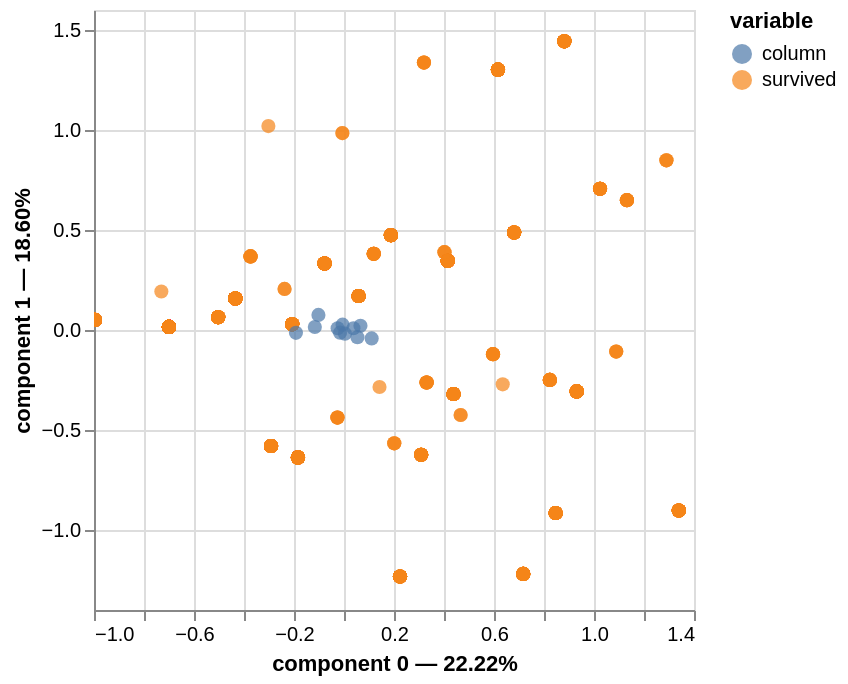

Notebook cell for this chart:
### Code cell
# %load solutions/pmca/plot_mca_prince.py
mca.plot(
    titanic_quali,
    x_component=0,
    y_component=1,
    show_column_markers=True,
    show_row_markers=True,
    show_column_labels=False,
    show_row_labels=False
)

### Figure 1 — Vega-Lite specification as saved in the notebook (floating-point values rounded to 4 significant figures; data arrays with more than 128 entries replaced by an {"elided": "..."} marker saying what was removed)
{"config": {"view": {"continuousWidth": 300, "continuousHeight": 300}}, "layer": [{"data": {"name": "data-4da2a357e45a6f98a47e5e3ee2d67469"}, "mark": {"type": "circle", "size": 50}, "encoding": {"color": {"field": "variable", "type": "nominal"}, "tooltip": [{"field": "variable", "type": "nominal"}, {"field": "value", "type": "nominal"}, {"field": "component 0", "type": "quantitative"}, {"field": "component 1", "type": "quantitative"}], "x": {"axis": {"title": "component 0 — 22.22%"}, "field": "component 0", "scale": {"zero": false}, "type": "quantitative"}, "y": {"axis": {"title": "component 1 — 18.60%"}, "field": "component 1", "scale": {"zero": false}, "type": "quantitative"}}, "name": "view_2234d6f5fdc5b10f_0"}, {"data": {"name": "data-7a4ca82f9f51bd4d634d29c6aacc1515"}, "mark": {"type": "circle", "size": 50}, "encoding": {"color": {"field": "variable", "type": "nominal"}, "tooltip": [{"field": "variable", "type": "nominal"}, {"field": "value", "type": "nominal"}, {"field": "component 0", "type": "quantitative"}, {"field": "component 1", "type": "quantitative"}], "x": {"axis": {"title": "component 0 — 22.22%"}, "field": "component 0", "scale": {"zero": false}, "type": "quantitative"}, "y": {"axis": {"title": "component 1 — 18.60%"}, "field": "component 1", "scale": {"zero": false}, "type": "quantitative"}}}], "params": [{"name": "param_1e9efca18e7a2868", "select": {"type": "interval", "encodings": ["x", "y"]}, "bind": "scales", "views": ["view_2234d6f5fdc5b10f_0"]}], "$schema": "https://vega.github.io/schema/vega-lite/v6.1.0.json", "datasets": {"data-4da2a357e45a6f98a47e5e3ee2d67469": {"elided": "876 records"}, "data-7a4ca82f9f51bd4d634d29c6aacc1515": [{"component 0": -0.1922, "component 1": -0.01435, "component 2": -0.04719, "component 3": -0.05701, "component 4": 0.01859, "component 5": 0.07183, "component 6": -0.01113, "component 7": 0.2278, "component 8": 0.05394, "component 9": -0.03732, "variable": "column", "value": "embarked__Cherbourg", "label": "embarked__Cherbourg"}, {"component 0": 0.1107, "component 1": -0.04208, "component 2": 0.01903, "component 3": 0.1277, "component 4": -0.03469, "component 5": -0.163, "component 6": -0.09714, "component 7": 0.14, "component 8": 0.03351, "component 9": 0.3271, "variable": "column", "value": "embarked__Queenstown", "label": "embarked__Queenstown"}, {"component 0": 0.03767, "component 1": 0.008956, "component 2": 0.01024, "component 3": -0.0004052, "component 4": -0.0007167, "component 5": 0.00077, "component 6": 0.01482, "component 7": 0.3027, "component 8": 0.07391, "component 9": -0.03055, "variable": "column", "value": "embarked__Southampton", "label": "embarked__Southampton"}, {"component 0": -0.1023, "component 1": 0.07531, "component 2": -0.07763, "component 3": -0.1077, "component 4": -0.1135, "component 5": 0.002381, "component 6": 0.01508, "component 7": 0.263, "component 8": 0.09988, "component 9": -0.01902, "variable": "column", "value": "class__First", "label": "class__First"}, {"component 0": -0.02542, "component 1": 0.008709, "component 2": 0.06257, "component 3": -0.07184, "component 4": 0.06067, "component 5": -0.005777, "component 6": 0.1715, "component 7": 0.2283, "component 8": 0.07287, "component 9": -0.04736, "variable": "column", "value": "class__Second", "label": "class__Second"}, {"component 0": 0.05362, "component 1": -0.03581, "component 2": 0.01077, "component 3": 0.07293, "component 4": 0.02702, "component 5": 0.00108, "component 6": -0.06921, "component 7": 0.2955, "component 8": 0.04976, "component 9": 0.02481, "variable": "column", "value": "class__Third", "label": "class__Third"}, {"component 0": -0.1167, "component 1": 0.01522, "component 2": -0.05844, "component 3": 0.02355, "component 4": 0.123, "component 5": -0.0904, "component 6": 0.1304, "component 7": 0.3713, "component 8": -0.06738, "component 9": -0.003768, "variable": "column", "value": "who__child", "label": "who__child"}, {"component 0": -0.01565, "component 1": -0.01342, "component 2": 0.03643, "component 3": 0.0003858, "component 4": -0.01495, "component 5": 0.0155, "component 6": -0.05038, "component 7": 0.2919, "component 8": 0.08985, "component 9": 0.02354, "variable": "column", "value": "who__man", "label": "who__man"}, {"component 0": 0.06587, "component 1": 0.0212, "component 2": -0.05227, "component 3": -0.007957, "component 4": -0.008855, "component 5": -0.002167, "component 6": 0.05712, "component 7": 0.2097, "component 8": 0.06263, "component 9": -0.04552, "variable": "column", "value": "who__woman", "label": "who__woman"}, {"component 0": -0.005549, "component 1": 0.02682, "component 2": -0.02411, "component 3": 0.05079, "component 4": 0.04184, "component 5": 0.0541, "component 6": 0.009906, "component 7": 0.264, "component 8": 0.0715, "component 9": -0.02724, "variable": "column", "value": "alone__False", "label": "alone__False"}, {"component 0": 0.003763, "component 1": -0.01819, "component 2": 0.01635, "component 3": -0.03445, "component 4": -0.02837, "component 5": -0.03669, "component 6": -0.006718, "component 7": 0.2808, "component 8": 0.06315, "component 9": 0.01778, "variable": "column", "value": "alone__True", "label": "alone__True"}]}}
